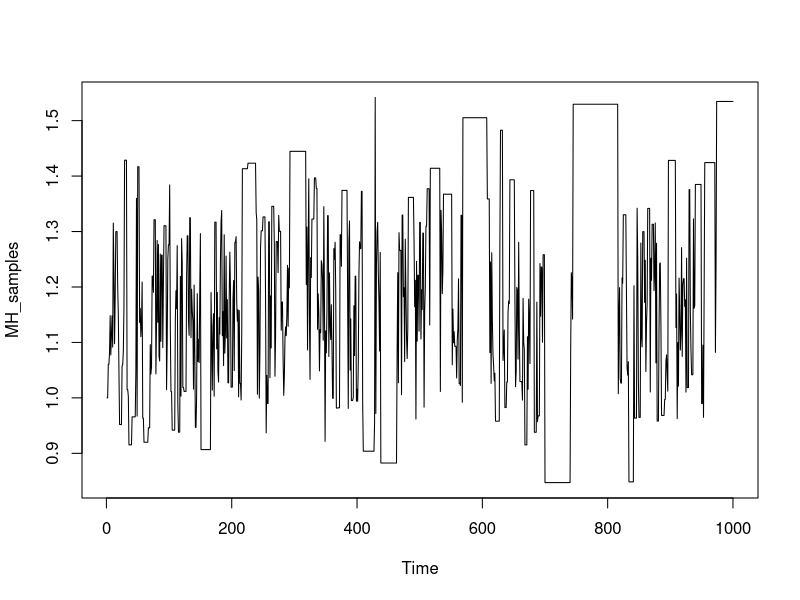
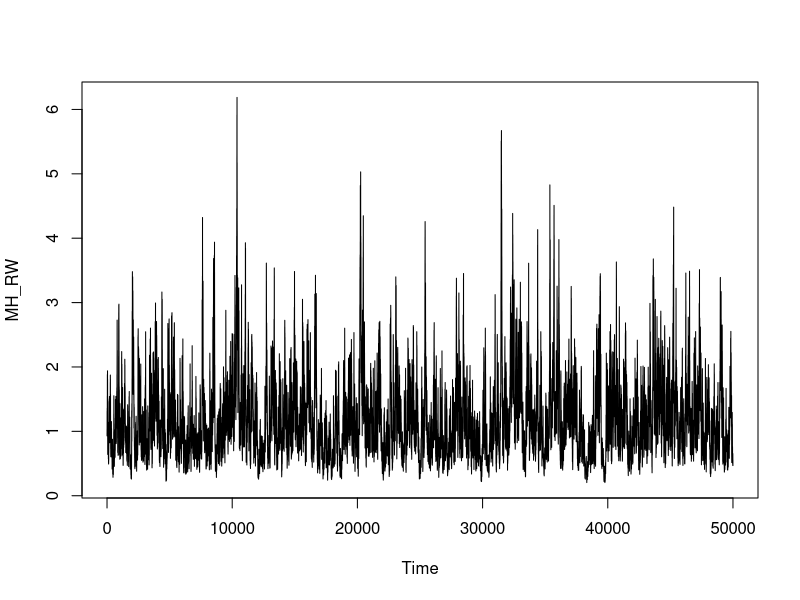
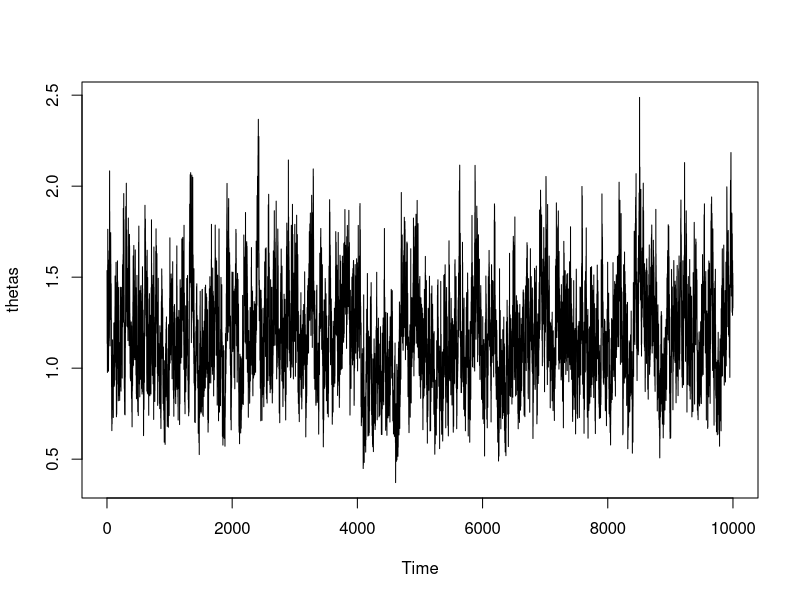
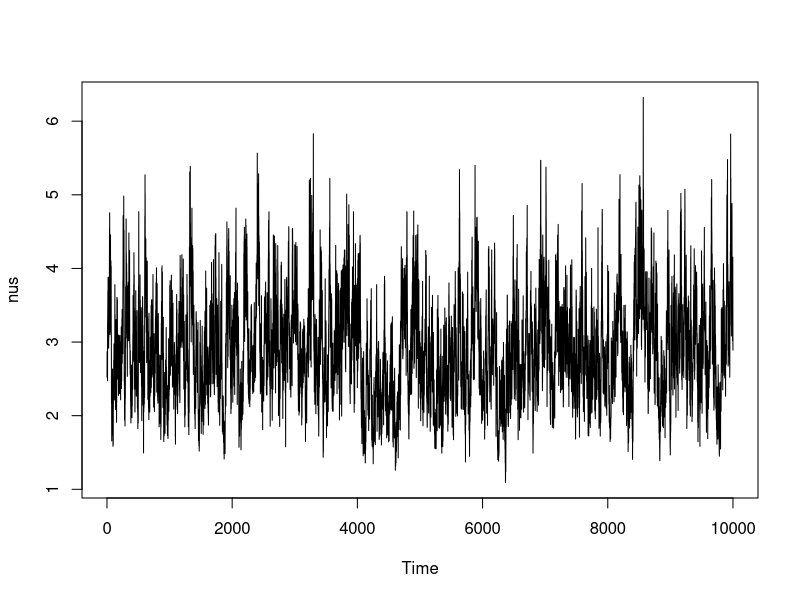
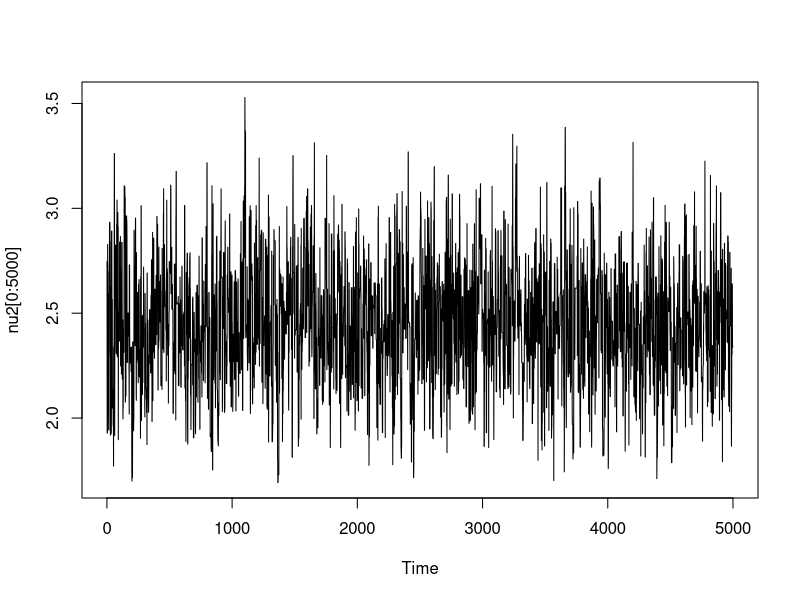
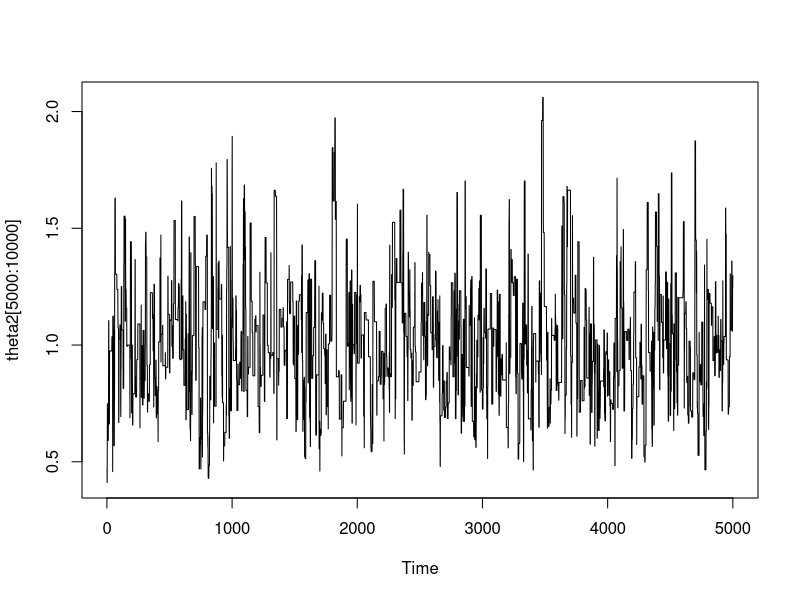
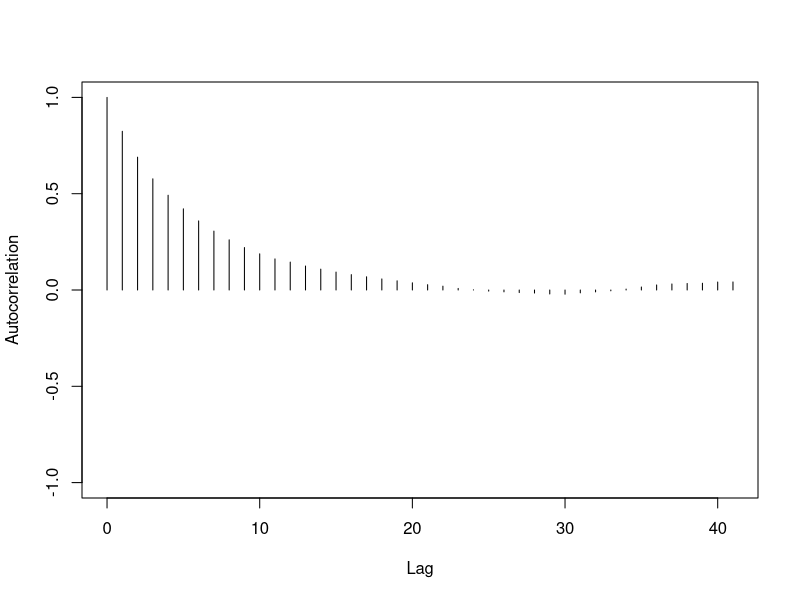

R code for these plots, in order:
install.packages("coda")
install.packages("mvtnorm")
install.packages("MASS")

#### 1A ####
theta_1 = 1.5 # true value theta1
theta_2 = 2 # true value theta2
mean_z1 = sqrt(theta_2/theta_1)
mean_z2 = sqrt(theta_1/theta_2) + 1/(2*theta_2)

# hyperparams
b = 100
a = mean_z1*b


pdf_z = function(z){
  -(3/2)*log(z) - theta_1*z - theta_2/z
}



#M-H Algorithm
MH_alg1 = function(N){
  MH_samples = rep(NA, N)
  count = 0
  current_z = 1.0
  for(i in 1:N){
    curr_p = pdf_z(current_z) 
    z_new = rgamma(1, a, b)
    p_new = pdf_z(z_new)
    
    accept = exp(p_new + dgamma(current_z,a,b,log = T) - p_new - dgamma(z_new,a,b,log = T))
    if(runif(1) < accept){
      current_z = z_new
      count = count + 1
    }
    MH_samples[i] = current_z
  }
  return(list(MH_samples=MH_samples,count=count))
}
alg1 = MH_alg1(1000)
MH_samples = alg1$MH_samples
count = alg1$count
plot.ts(MH_samples)
mean(MH_samples)
mean(1/MH_samples)
count/length(MH_samples)
mean1_1 = mean(MH_samples)
mean1_2 = mean(1/MH_samples)
acceptance_rate1 = count/length(MH_samples)

#### 1B ####
v = 0.01
pdf_z2 = function(z){
  return(-(1/2)*log(z) - theta_1*z - theta_2/z)
}
MH_RW = function(N){
  N = N
  MH_RW = rep(NA, N)
  a_count = 0
  z_curr = 1.0
  for (i in 1:N) {
    p_curr = pdf_z2(z_curr)
    z_new = exp(log(z_curr) + rnorm(1,0,sqrt(v)))
    p_new = pdf_z2(z_new)
    acceptance = exp(p_new - p_curr)
    if(runif(1) < acceptance){
      z_curr = z_new
      a_count = a_count+1
    }
    MH_RW[i] = z_curr
  }
  return(list(MH_RW=MH_RW, a_count=a_count))
}
alg2 = MH_RW(50000)
MH_RW = alg2$MH_RW
count = alg2$a_count
plot.ts(MH_RW)
(mean2_1 = mean(MH_RW))
(mean2_2=mean(1/MH_RW))
(count2 = count/length(MH_RW))

#### 2A ####
x = read.table("my-data.txt", header = F)[,1]
n = length(x)
sum_x = sum(x)
sum_logx = sum(log(x))
library(coda)
library(mvtnorm)
library(MASS)

nu_condit = function(nu, theta_curr){
  return(nu*(sum_logx + n*log(theta_curr)-1)-n*lgamma(nu)+3*log(nu))
}


sample = NULL
N = 10000
sample$theta = rep(NA,N)
sample$nu = rep(NA,N)
alpha = 3
beta = 2
v = 0.01
theta_curr = 2
nu_curr = 3

for(i in 1:N){
  theta_curr = rgamma(1, n*nu_curr + alpha, beta + sum_x)
  nu_new = exp(log(nu_curr) + rnorm(1,0,sqrt(v)))
  pnu_curr = nu_condit(nu_curr, theta_curr)
  pnu_new = nu_condit(nu_new, theta_curr)
  accept = exp(pnu_new - pnu_curr)
  if(runif(1) < accept)
    nu_curr = nu_new
  
  sample$theta[i] = theta_curr
  sample$nu[i] = nu_new
}


thetas = sample$theta
nus = sample$nu 
mean(nus)
mean(thetas)

plot.ts(thetas)
plot.ts(nus)

pcurr = function(nu_curr, theta_curr){
  return((n+nu_curr+2)*log(theta_curr)-n*lgamma(nu_curr) + nu_curr*(sum_logx-1) + 3*log(nu_curr) - theta_curr*(2+sum_x))
}
#### 2B ####
V = 0.05*diag(2)
theta_curr = 2
nu_curr = 3
N_test = 5000
for(i in 1:N_test){
  nu_new = exp(log(nu_curr) + rnorm(1,0,sqrt(V[1,1])))
  theta_new = exp(log(theta_curr) + rnorm(1,0, V[2,2]))
  p_curr = pcurr(nu_curr, theta_curr)
  p_new = pcurr(nu_new, theta_new)
  accept = exp(p_new - p_curr)
  if(runif(1) < accept){
    nu_curr = nu_new
    theta_curr = theta_new
  }
  sample$theta[i] = theta_curr
  sample$nu[i] = nu_curr
}
V = cov(cbind(sample$nu, sample$theta))


pcurr2 = function(nu,theta){
  return(n*nu*log(theta) - n*lgamma(nu) + nu *(sum_logx -1) + 3*log(nu) + log(theta) - theta * (2 + sum_x))
}
for(i in N_test+1:N){
  new = mvrnorm(1, c(log(nu_curr), log(theta_curr)), V)
  nu_new = exp(new[1])
  theta_new = exp(new[2])
  p_curr = pcurr2(nu_curr, theta_curr)
  p_new = pcurr2(nu_new, theta_new)
  acceptance = exp(p_new - p_curr)
  if(runif(1) < acceptance){
    nu_curr = nu_new
    theta_curr = theta_new
  }
  sample$theta[i] = theta_curr
  sample$nu[i] = nu_curr
}

mean(sample$nu)
mean(sample$theta)
nu2 = sample$nu
theta2 = sample$theta
quantile(nu2, probs = c(0.025,0.975))
quantile(theta2, probs = c(0.025,0.975))
plot.ts(nu2[0:5000])
plot.ts(theta2[5000:10000])
autocorr.plot(nu2, auto.layout = F)
